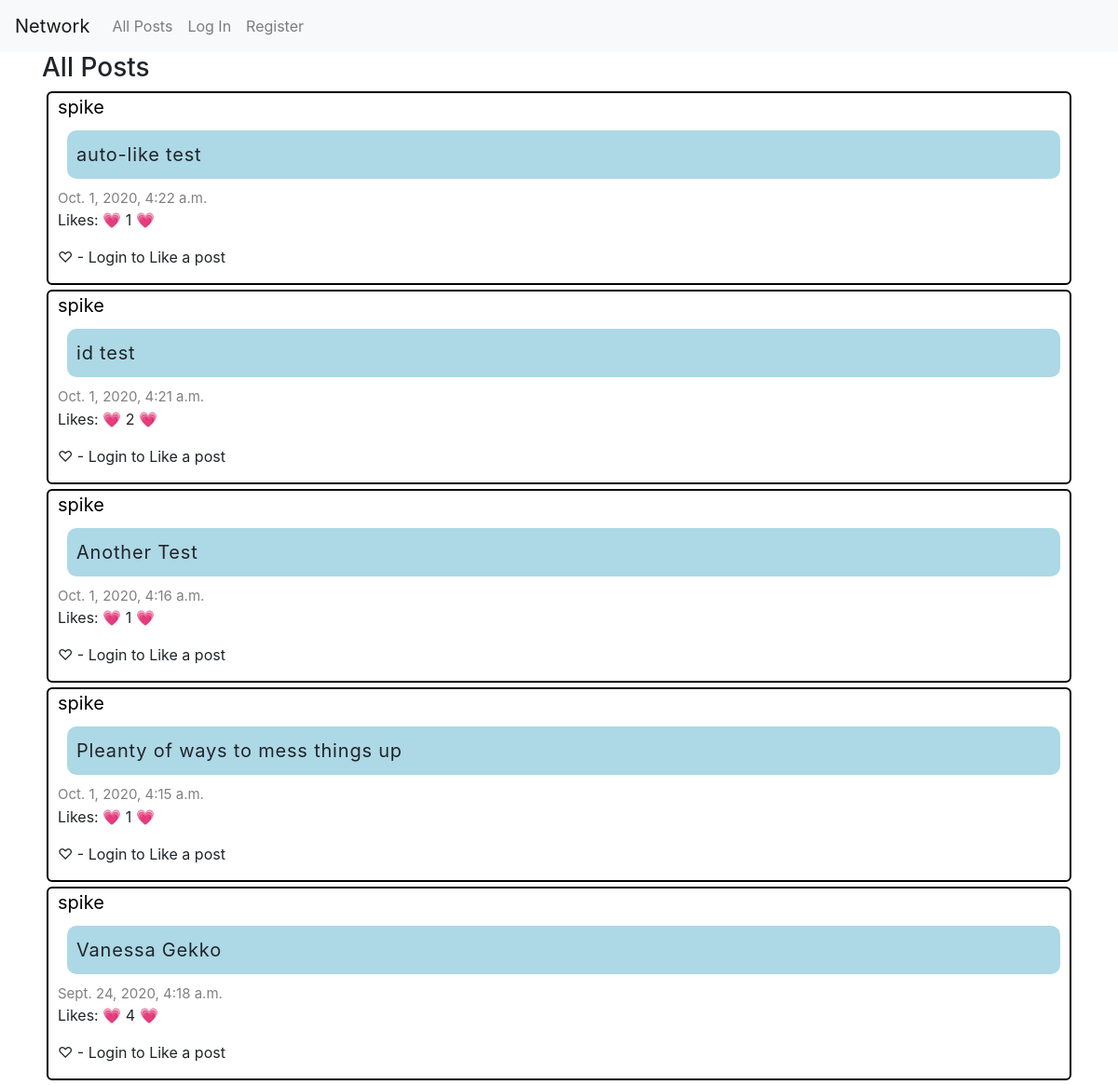
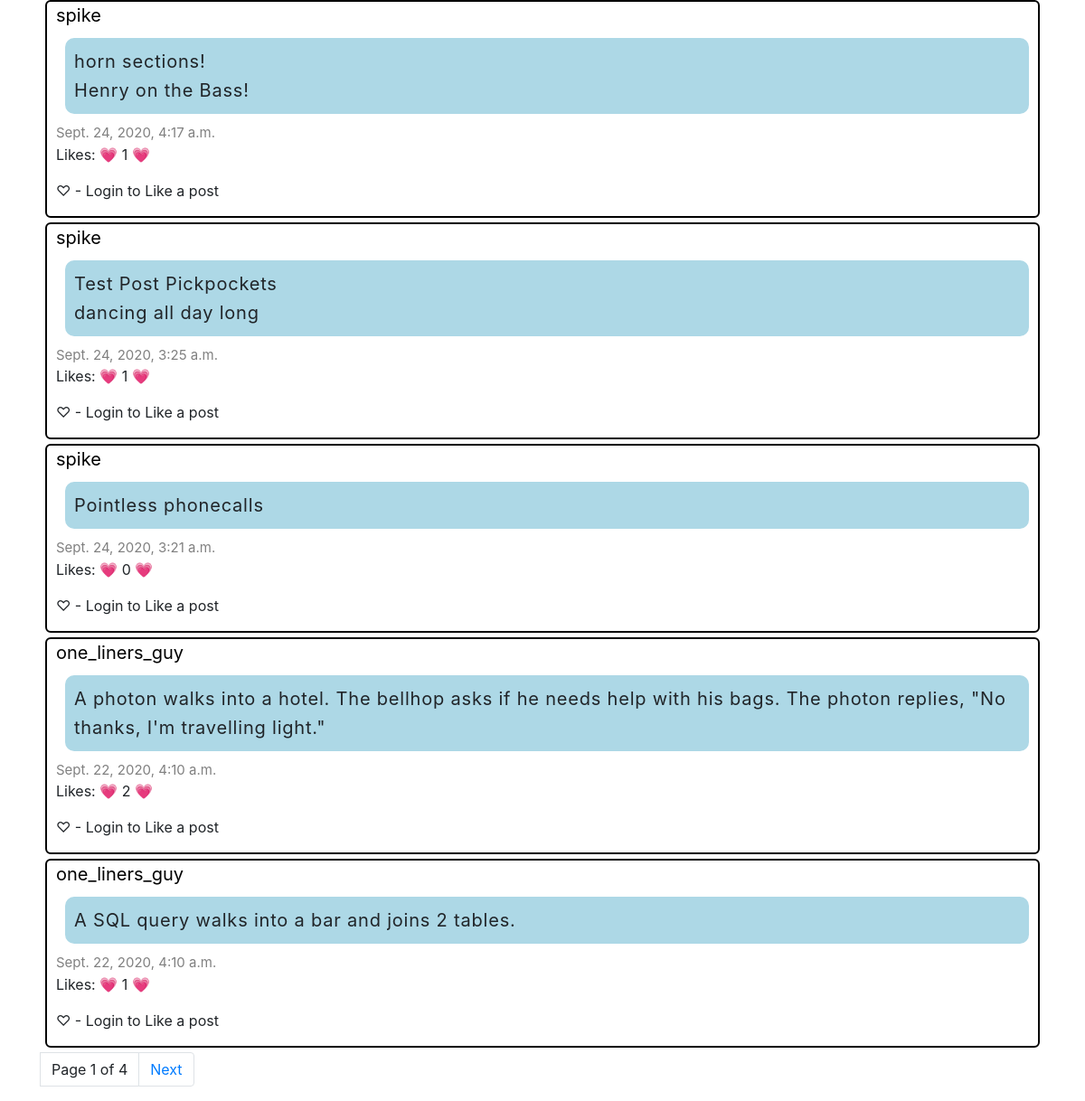
The app's page /, older data (2 pictures, top to bottom).
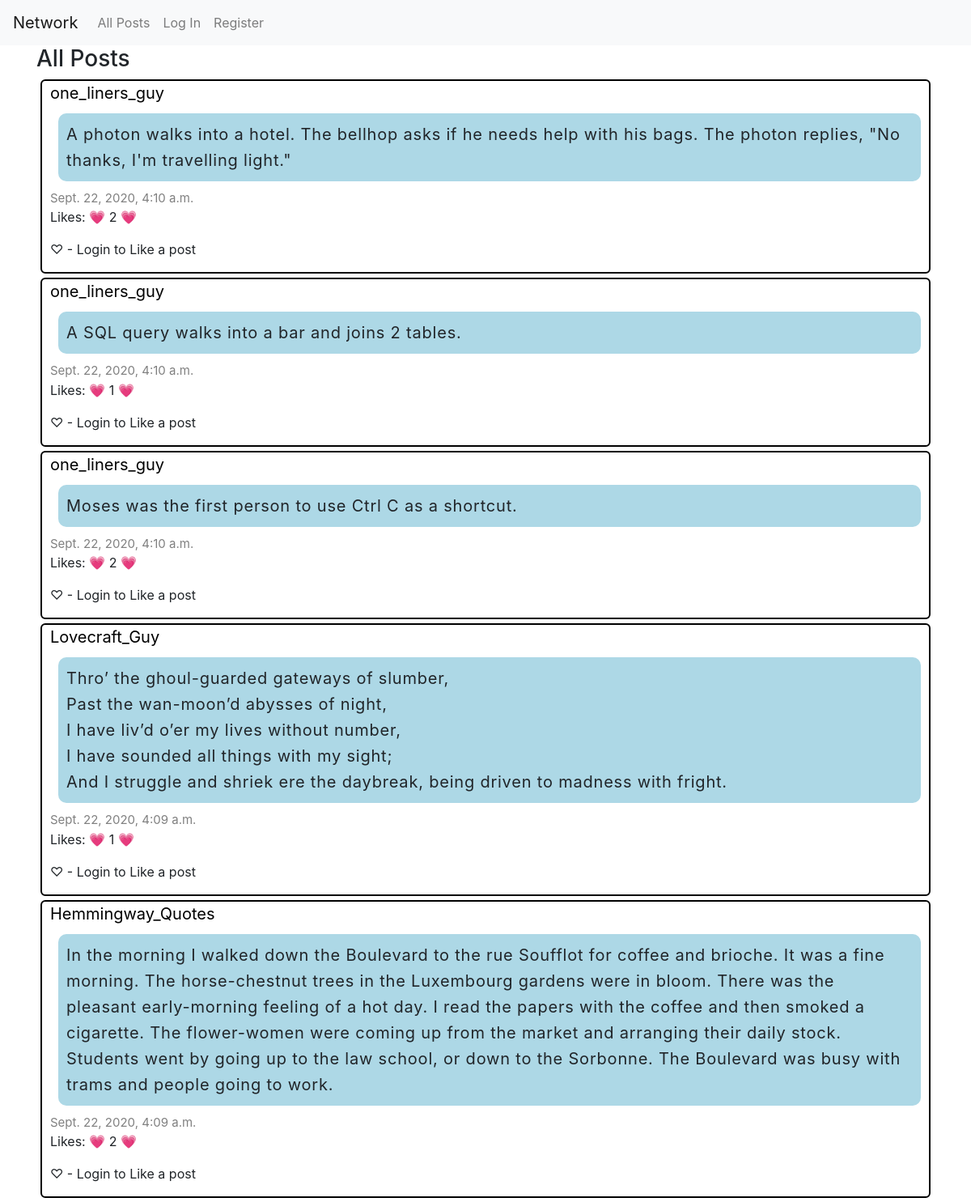
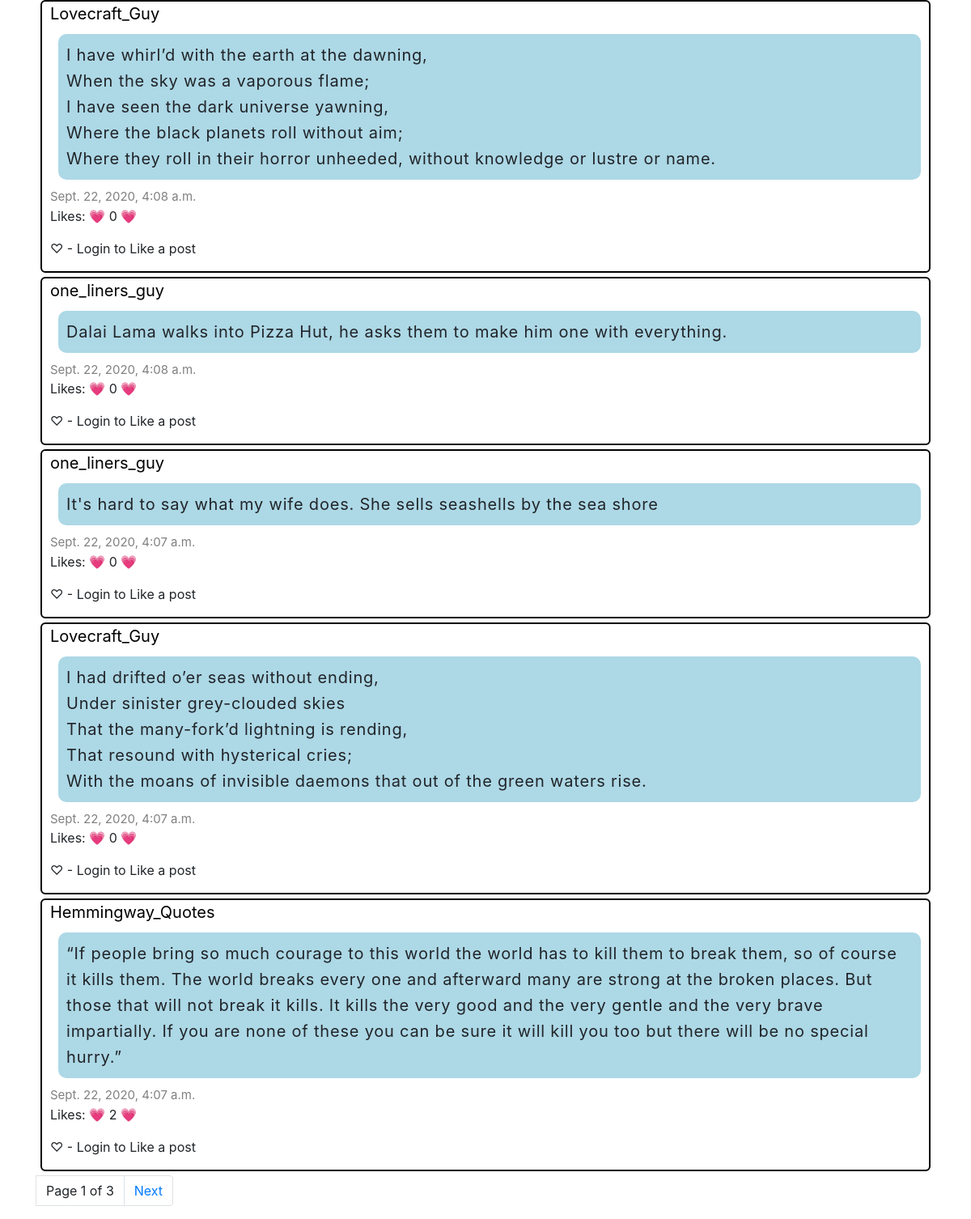
The same page, newer data (2 pictures, top to bottom).
### network/models.py (models this page shows, shortened)
class Post(models.Model):
    user = models.ForeignKey("User", on_delete=models.CASCADE, related_name="posts")
    body = models.TextField(blank=True)
    timestamp = models.DateTimeField(auto_now_add=True)
    total_likes = models.IntegerField(default=0)
    is_liked_by_current_user = models.BooleanField(default=False)

class User(AbstractUser):
    pass

### network/views.py (the view)
# urls.py: path("", views.index, name="index"),
def index(request):
    posts = Post.objects.all().order_by('-timestamp')
    like_data_loader(request, posts)
    pagination_data = pagination_helper(request, posts)
    return render(request, "network/index.html", {
            "posts": pagination_data["posts"],
            "page": pagination_data["page"],
            "NewPostForm": NewPostForm()
            })

### network/views.py (called while the page is built)
def like_data_loader(request, posts):
    for post in posts:
        post.total_likes = (len(post.likes.all()))
        if request.user.is_authenticated:
            for liked_post in request.user.likes.all():
                if post.id == liked_post.post_id:
                    post.is_liked_by_current_user = True
    return posts

def pagination_helper(request, posts):
    paginated = Paginator(posts, 10)
    page = request.GET.get('page')
    try:
        posts = paginated.page(page)
    except PageNotAnInteger:
        posts = paginated.page(1)
    except EmptyPage:
        posts = paginated.page(paginated.num_pages)
    pagination_data = {
        "posts": posts,
        "page": page
    }
    return pagination_data

### network/templates/network/index.html (shortened to what this page needs)
{% extends "network/layout.html" %}
{% load static %}
{% block body %}
<div class="container">
    <div id="all-posts">
      <h3>All Posts</h3>
      {% for post in posts%}
        {% include 'network/partials/_post.html' %}
      {% endfor %}
      {%	include	"network/pagination.html"	with	page=posts	%}
    </div>
</div>
{% endblock %}

### network/templates/network/partials/_post.html (shortened to what this page needs)
<div class="post">
  <a class="post_user" href="{% url 'profile' post.user %}">{{ post.user }}</a>
  <p class="post_body" id="post_body_{{ post.id }}">{{ post.body }}</p>
  <p class="post_timestamp">{{ post.timestamp}} </p>
  <p> Likes: &#128151; <span id="like_count_{{ post.id }}"> {{ post.total_likes }} </span> &#128151; </p>
  {% if request.user.is_authenticated %}
    {% if post.is_liked_by_current_user == True %}
      <button class="like_post_button btn btn-light btn-lg" id="like_button_{{ post.id }}" name="{{ post.id }}"> &#128151; Liked &#128151; </button>
    {% else %}
      <button class="like_post_button btn btn-light btn-lg" id="like_button_{{ post.id }}" name="{{ post.id }}"> &#9825; Like &#9825;</button>
    {% endif %}
  {% else %}
    <p> &#9825; - Login to Like a post </p>
  {% endif %}
</div>

Row changes from the older to the newer data that the page shows:
removed Post: user "spike", body "auto-like test", timestamp "Oct. 1, 2020, 4:22 a.m.", total_likes "1"
removed Post: user "spike", body "id test", timestamp "Oct. 1, 2020, 4:21 a.m.", total_likes "2"
removed Post: user "spike", body "Another Test", timestamp "Oct. 1, 2020, 4:16 a.m.", total_likes "1"
removed Post: user "spike", body "Pleanty of ways to mess things up", timestamp "Oct. 1, 2020, 4:15 a.m.", total_likes "1"
removed Post: user "spike", body "Vanessa Gekko", timestamp "Sept. 24, 2020, 4:18 a.m.", total_likes "4"
removed Post: user "spike", body "horn sections! Henry on the Bass!", timestamp "Sept. 24, 2020, 4:17 a.m.", total_likes "1"
removed Post: user "spike", body "Test Post Pickpockets dancing all day long", timestamp "Sept. 24, 2020, 3:25 a.m.", total_likes "1"
removed Post: user "spike", body "Pointless phonecalls", timestamp "Sept. 24, 2020, 3:21 a.m.", total_likes "0"
now on this page (row unchanged): Post: user "one_liners_guy", body "Moses was the first person to use Ctrl C as a shortcut.", timestamp "Sept. 22, 2020, 4:10 a.m.", total_likes "2"
now on this page (row unchanged): Post: user "Lovecraft_Guy", body "Thro’ the ghoul-guarded gateways of slumber, Past the wan-moon’d abysses of night, I have liv’d o’er my lives without number, I have sounded all things with my sight; And I struggle and shriek ere the daybreak, being driven to madness with fright.", timestamp "Sept. 22, 2020, 4:09 a.m.", total_likes "1"
now on this page (row unchanged): Post: user "Hemmingway_Quotes", body "In the morning I walked down the Boulevard to the rue Soufflot for coffee and brioche. It was a fine morning. The horse-chestnut trees in the Luxembourg gardens were in bloom. There was the pleasant early-morning feeling of a hot day. I read the papers with the coffee and then smoked a cigarette. The flower-women were coming up from the market and arranging their daily stock. Students went by going up to the law school, or down to the Sorbonne. The Boulevard was busy with trams and people going to work.", timestamp "Sept. 22, 2020, 4:09 a.m.", total_likes "2"
now on this page (row unchanged): Post: user "Lovecraft_Guy", body "I have whirl’d with the earth at the dawning, When the sky was a vaporous flame; I have seen the dark universe yawning, Where the black planets roll without aim; Where they roll in their horror unheeded, without knowledge or lustre or name.", timestamp "Sept. 22, 2020, 4:08 a.m.", total_likes "0"
now on this page (row unchanged): Post: user "one_liners_guy", body "Dalai Lama walks into Pizza Hut, he asks them to make him one with everything.", timestamp "Sept. 22, 2020, 4:08 a.m.", total_likes "0"
now on this page (row edited): Post: user "one_liners_guy", body "It's hard to say what my wife does. She sells seashells by the sea shore", timestamp "Sept. 22, 2020, 4:07 a.m.", total_likes "0"
now on this page (row unchanged): Post: user "Lovecraft_Guy", body "I had drifted o’er seas without ending, Under sinister grey-clouded skies That the many-fork’d lightning is rending, That resound with hysterical cries; With the moans of invisible daemons that out of the green waters rise.", timestamp "Sept. 22, 2020, 4:07 a.m.", total_likes "0"
now on this page (row unchanged): Post: user "Hemmingway_Quotes", body "“If people bring so much courage to this world the world has to kill them to break them, so of course it kills them. The world breaks every one and afterward many are strong at the broken places. But those that will not break it kills. It kills the very good and the very gentle and the very brave impartially. If you are none of these you can be sure it will kill you too but there will be no special hurry.”", timestamp "Sept. 22, 2020, 4:07 a.m.", total_likes "2"
Text that changed along with them:
{{ page.paginator.num_pages }}: "4" → "3"
